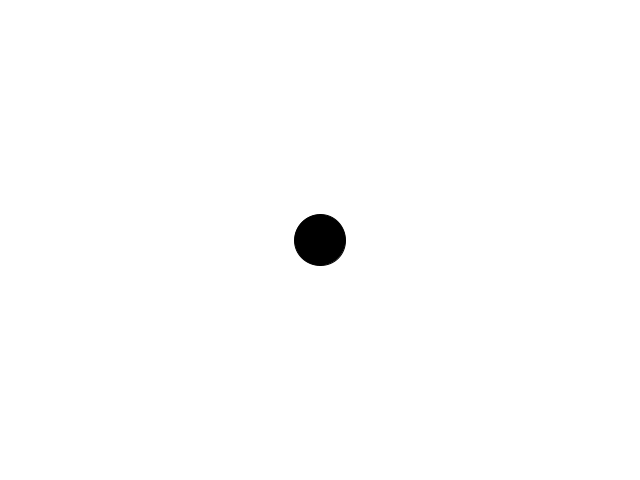
Frame 1 (no input)
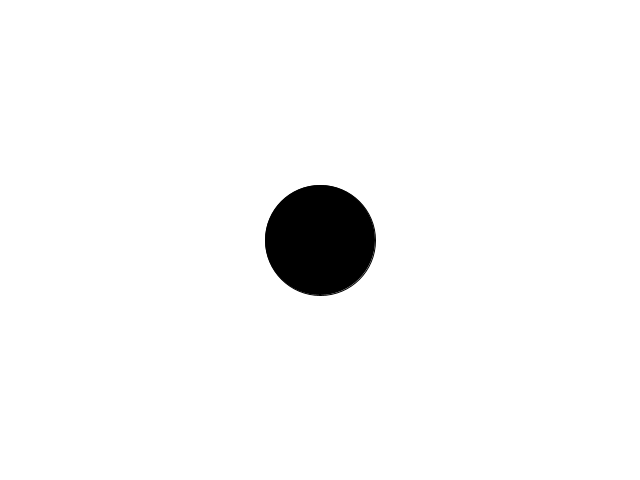
Frame 60 (the mouse pressed at the canvas centre just before this capture)
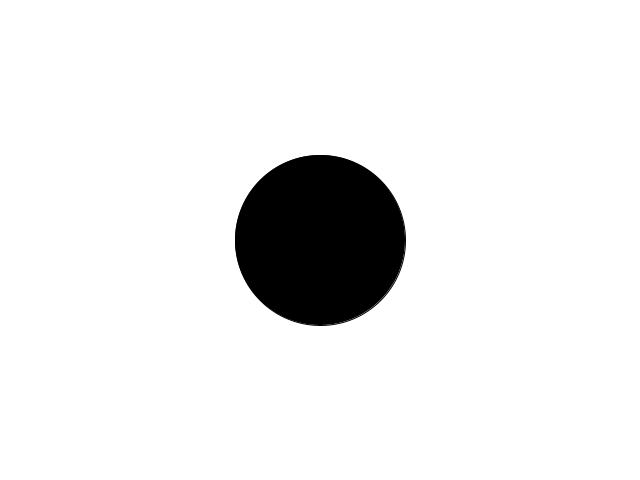
Frame 120 (the mouse held since frame 60 and released just before this capture)

The Processing sketch that drew these frames (run headless with seeded random() and noise(); from frame 60 on, the mouse is pressed at the canvas centre):

// Processing sketch: Sketch1
// ── Sketch1.pde
ArrayList<Dot> dots;

void setup() {

  size(640, 480);
  dots = new ArrayList<Dot>();
  dots.add(new Dot(width/2,height/2));
}

void update() {

  
  
  
}
void draw() {
background(255);

  for(int i = 0; i <= dots.size()-1; i++){
    Dot dot = dots.get(i);
    dot.grow();
    dot.display();
  }
  
}

void mousePressed() {
  dots.add(new Dot(mouseX,mouseY));
}
// ── Dot.pde
class Dot {
  
  float x;
  float y;
  int size = 0;
  
  Dot (float tempX, float tempY) {
  
    x = tempX;
    y = tempY; 
  
  }
  
  void setPosition(int _x, int _y){
    x = _x;
    y = _y;
  }
  
  void display() {
    fill(0);
    ellipse(x,y,50+size,50+size);
    
  }
  
  void grow() {
    size++;
  }
}
